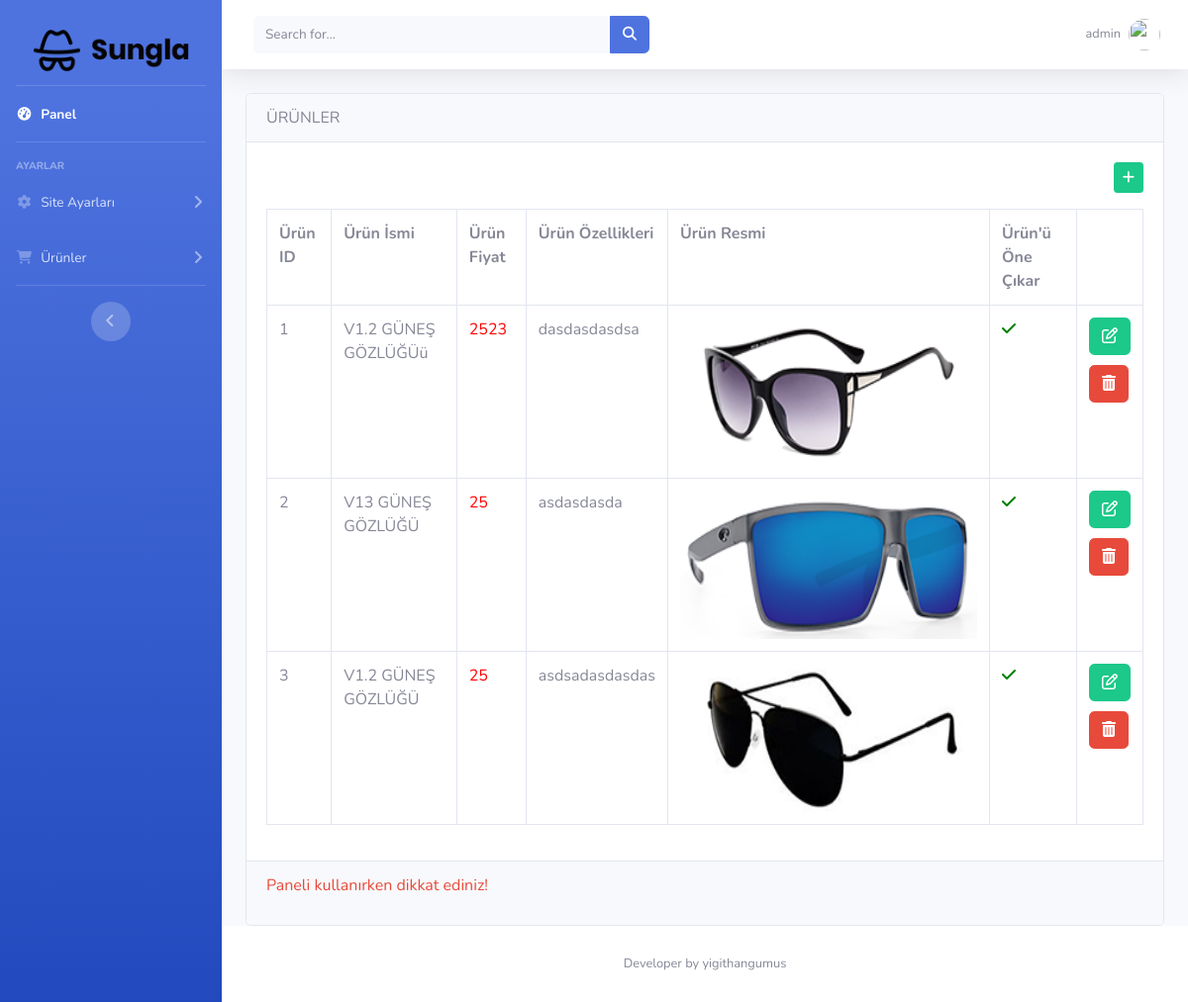
The page /gozluk-eticaret/gozluk-eticaret/admin/urun.php (signed in) on the database its author committed.
### tables this page shows
CREATE TABLE `ayarlar` (
  `id` int(1) NOT NULL,
  `site_logo` varchar(400) NOT NULL,
  `site_baslik` varchar(350) NOT NULL,
  `site_aciklama` varchar(300) NOT NULL,
  `site_link` varchar(100) NOT NULL,
  `site_sahip_mail` varchar(100) NOT NULL,
  `site_mail_host` varchar(100) NOT NULL,
  `site_mail_mail` varchar(100) NOT NULL,
  `site_mail_port` int(11) NOT NULL,
  `site_mail_sifre` varchar(100) NOT NULL,
  `site_konum` varchar(300) NOT NULL,
  `site_telefon` varchar(300) NOT NULL,
  `site_instagram` varchar(300) NOT NULL,
  `site_linkedin` varchar(300) NOT NULL,
  `site_twitter` varchar(300) NOT NULL,
  `site_facebook` varchar(300) NOT NULL
);

CREATE TABLE `urunler` (
  `urun_id` int(11) NOT NULL,
  `urun_isim` varchar(50) NOT NULL,
  `urun_fiyat` int(11) NOT NULL,
  `urun_ozellik` text NOT NULL,
  `urun_resim1` varchar(300) NOT NULL,
  `urun_onecikar` varchar(1) NOT NULL DEFAULT '1'
);

### gozluk-eticaret/gozluk-eticaret/islemler/vt.php (called while the page is built, shortened)
<?php
	$host="localhost";
	$vtname="egozluk";
	$username="root";
	$password="";
	try {
		$db=new pdo("mysql:host=$host;dbname=$vtname;charset=utf8",$username,$password);
	} catch (Exception $e) {
		echo "Bağlantı başarısız";
		echo $e->getMessage();
	}
	$sorgu=$db->prepare("SELECT * FROM ayarlar");
	$sorgu->execute();
	$ayarcek=$sorgu->fetch(PDO::FETCH_ASSOC);
 ?>

### gozluk-eticaret/gozluk-eticaret/admin/urun.php (the view, shortened to what this page needs)
<?php include 'header.php';
    $sorgu=$db->prepare("SELECT * FROM urunler");
     $sorgu->execute();
      ?>
            <div class="container-fluid">
              <div class="card">
                <div class="card-header">
                  ÜRÜNLER
                </div>
                <div class="card-body">
                  <p class="text-right">
                  <a href="urunekle.php" class="btn btn-success btn-sm"><i class="fa fa-plus"></i></a>
                </p>
                 <table class="table table-hover table-bordered">
                  <tr>
                    <th>Ürün ID</th>
                    <th>Ürün İsmi</th>
                    <th>Ürün Fiyat</th>
                    <th>Ürün Özellikleri</th>
                    <th>Ürün Resmi</th>
                    <th>Ürün'ü Öne Çıkar</th>
                    <th></th>
                  </tr>
                  <?php
                    while ($uruncek=$sorgu->fetch(PDO::FETCH_ASSOC)) { ?>
                      <tr>
                        <td><?php echo $uruncek['urun_id'] ?></td>
                        <td><?php echo $uruncek['urun_isim'] ?></td>
                        <td style="color:red;"><?php echo $uruncek['urun_fiyat'] ?></td>
                        <td><?php echo $uruncek['urun_ozellik'] ?></td>
                        <td><img src="../urunler_resim/<?php echo $uruncek['urun_resim1'] ?>" style="width: 300px;height: 150px;"></td>
                        <td>
                          <?php if (@$uruncek['urun_onecikar']==1) {?>
                              <span class="fa fa-check" style="color:green;"></span>
                          <?php } else { ?>
                              <span class="fa fa-times" style="color:red;"></span>
                          <?php } ?>
                        </td>
                        <td>
                          <form action="urunduzenle.php" method="POST">
                                <button class="btn btn-success"><span class="fa fa-edit"></span></button>
                          </form>
                          <form action="../islemler/ajax.php" method="POST" style="margin-top:10px;">
                                <button class="btn btn-danger" name="urunsil"><span class="fa fa-trash"></span></button>
                          </form>
                        </td>
                      </tr>
                 <?php } ?>
                 </table>
                </div>
                <div class="card-footer">
                  <p class="text-danger">Paneli kullanırken dikkat ediniz!</p>
                </div>
              </div>
           </div>
       <?php include 'footer.php'; ?>

### gozluk-eticaret/gozluk-eticaret/admin/header.php (shortened to what this page needs)
    <?php
    include '../islemler/vt.php';
    ?>
<!DOCTYPE html>
<html lang="en">
<head>
    <link href="vendor/fontawesome-free/css/all.min.css" rel="stylesheet" type="text/css">
    <link href="css/sb-admin-2.min.css" rel="stylesheet">
</head>
<body id="page-top">
    <div id="wrapper">
        <ul class="navbar-nav bg-gradient-primary sidebar sidebar-dark accordion" id="accordionSidebar">
            <a class="sidebar-brand d-flex align-items-center justify-content-center mt-3" href="index.php">
                <div class="sidebar-brand-text mx-3"><img src="../dosyalar/<?php echo $ayarcek['site_logo']  ?>" class="img-fluid"></div>
            </a>
            <hr class="sidebar-divider my-0">
            <li class="nav-item active">
                <a class="nav-link" href="#">
                    <i class="fas fa-fw fa-tachometer-alt"></i>
                    <span>Panel</span></a>
            </li>
            <hr class="sidebar-divider">
            <div class="sidebar-heading">
                Ayarlar
            </div>
            <li class="nav-item">
                <a class="nav-link collapsed" href="#" data-toggle="collapse" data-target="#collapseTwo"
                    aria-expanded="true" aria-controls="collapseTwo">
                    <i class="fas fa-fw fa-cog"></i>
                    <span>Site Ayarları</span>
                </a>
            </li>
            <li class="nav-item">
                <a class="nav-link collapsed" href="#" data-toggle="collapse" data-target="#collapseThree"
                    aria-expanded="true" aria-controls="collapseThree">
                    <i class="fas fa-fw fa-shopping-cart"></i>
                    <span>Ürünler</span>
                </a>
            </li>
            <hr class="sidebar-divider d-none d-md-block">
            <div class="text-center d-none d-md-inline">
                <button class="rounded-circle border-0" id="sidebarToggle"></button>
            </div>
        </ul>
        <div id="content-wrapper" class="d-flex flex-column">
            <div id="content">
                <nav class="navbar navbar-expand navbar-light bg-white topbar mb-4 static-top shadow">
                    <form
                        class="d-none d-sm-inline-block form-inline mr-auto ml-md-3 my-2 my-md-0 mw-100 navbar-search">
                        <div class="input-group">
                            <input type="text" class="form-control bg-light border-0 small" placeholder="Search for..."
                                aria-label="Search" aria-describedby="basic-addon2">
                            <div class="input-group-append">
                                <button class="btn btn-primary" type="button">
                                    <i class="fas fa-search fa-sm"></i>
                                </button>
                            </div>
                        </div>
                    </form>
                    <ul class="navbar-nav ml-auto">
                        <li class="nav-item dropdown no-arrow">
                            <a class="nav-link dropdown-toggle" href="#" id="userDropdown" role="button"
                                data-toggle="dropdown" aria-haspopup="true" aria-expanded="false">
                                <span class="mr-2 d-none d-lg-inline text-gray-600 small"><?php echo $_SESSION['kul_isim'] ?></span>
                                <img class="img-profile rounded-circle" src="kisiler/<?php echo $_SESSION['kul_resim'] ?>">
                            </a>
                        </li>
                    </ul>
                </nav>

### rows shown on the page
ayarlar: site_logo (picture)
urunler: urun_id "1", urun_isim "V1.2 GÜNEŞ GÖZLÜĞÜü", urun_fiyat "2523", urun_ozellik "dasdasdasdsa", urun_resim1 (picture), urun_onecikar "1" (drawn)
urunler: urun_id "2", urun_isim "V13 GÜNEŞ GÖZLÜĞÜ", urun_fiyat "25", urun_ozellik "asdasdasda", urun_resim1 (picture), urun_onecikar "1" (drawn)
urunler: urun_id "3", urun_isim "V1.2 GÜNEŞ GÖZLÜĞÜ", urun_fiyat "25", urun_ozellik "asdsadasdasdas", urun_resim1 (picture), urun_onecikar "1" (drawn)

### other values the page prints
$_SESSION['kul_isim'] "admin"
